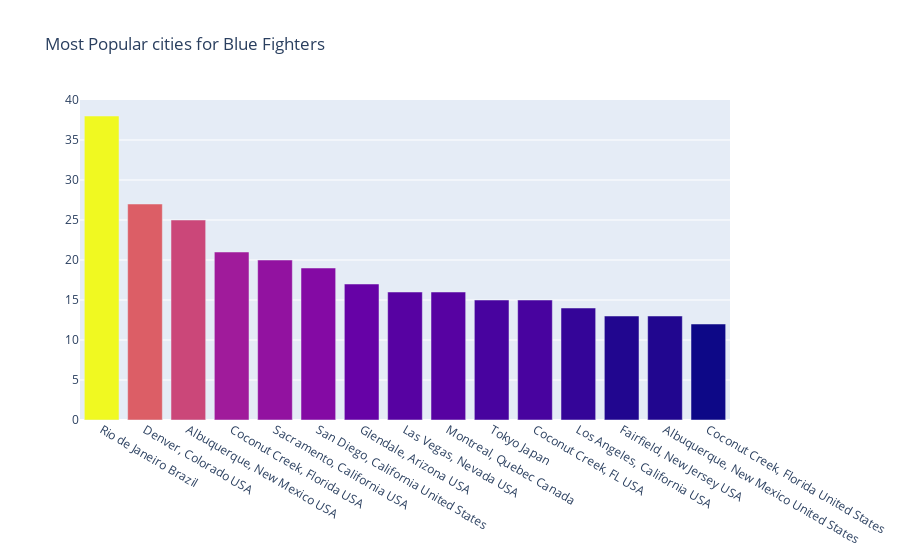

The notebook cell this image was saved under:
### Code cell
offline.iplot(fig,filename='Ratio')

### Figure 1 — Plotly figure (JSON) as saved in the notebook; plotly's stock layout.template omitted (floating-point values rounded to 4 significant figures)
{"data": [{"marker": {"color": [38, 27, 25, 21, 20, 19, 17, 16, 16, 15, 15, 14, 13, 13, 12]}, "type": "bar", "x": ["Rio de Janeiro Brazil", "Denver, Colorado USA", "Albuquerque, New Mexico USA", "Coconut Creek, Florida USA", "Sacramento, California USA", "San Diego, California United States", "Glendale, Arizona USA", "Las Vegas, Nevada USA", "Montreal, Quebec Canada", "Tokyo Japan", "Coconut Creek, FL USA", "Los Angeles, California USA", "Fairfield, New Jersey USA", "Albuquerque, New Mexico United States", "Coconut Creek, Florida United States"], "y": [38, 27, 25, 21, 20, 19, 17, 16, 16, 15, 15, 14, 13, 13, 12]}], "layout": {"title": {"text": "Most Popular cities for Blue Fighters"}}}
